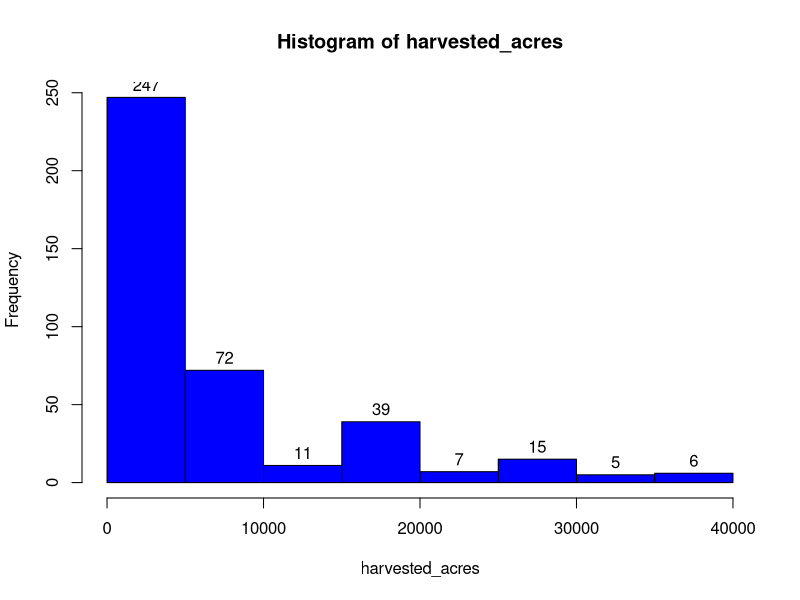
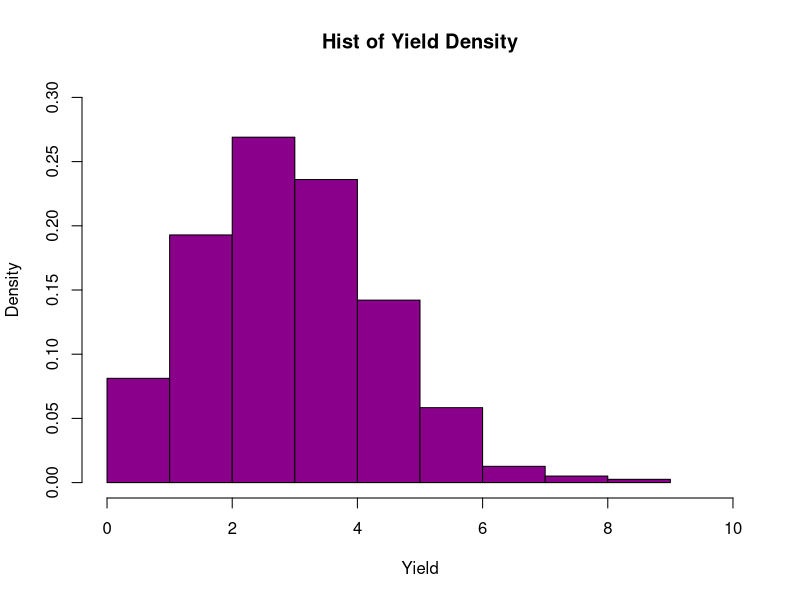
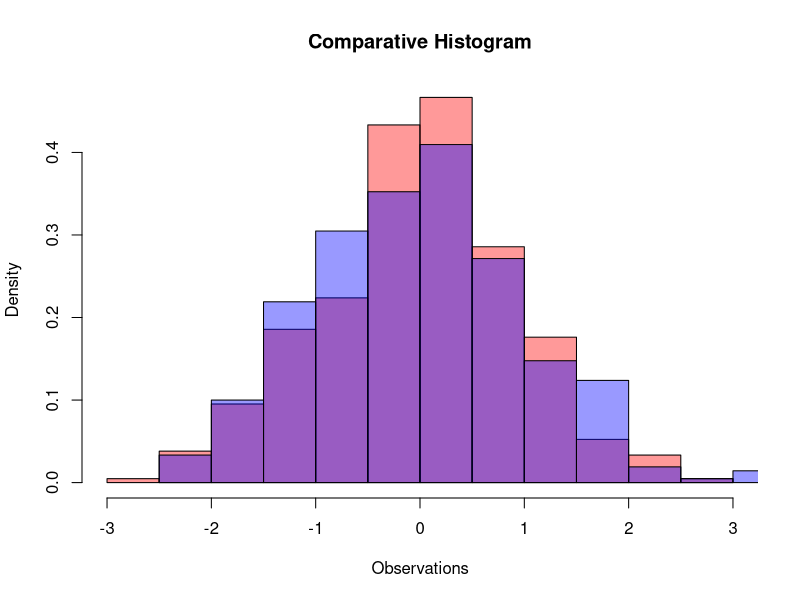
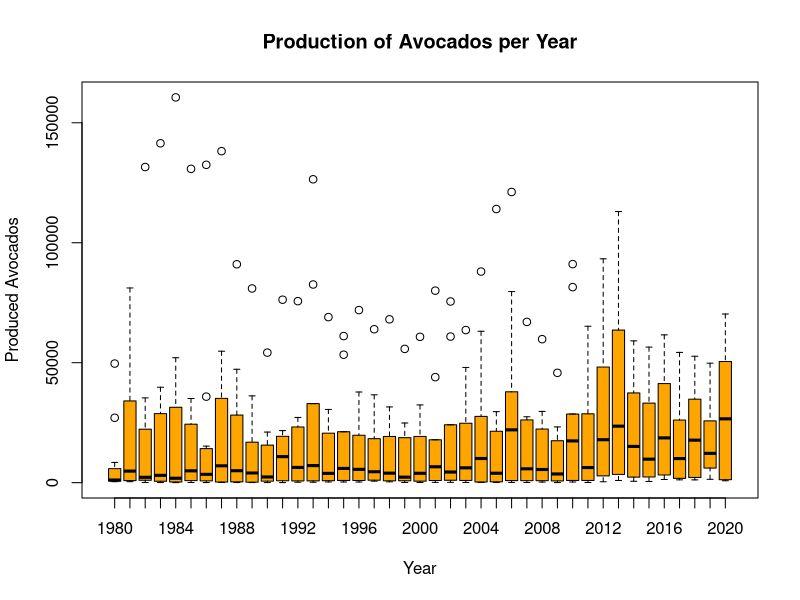
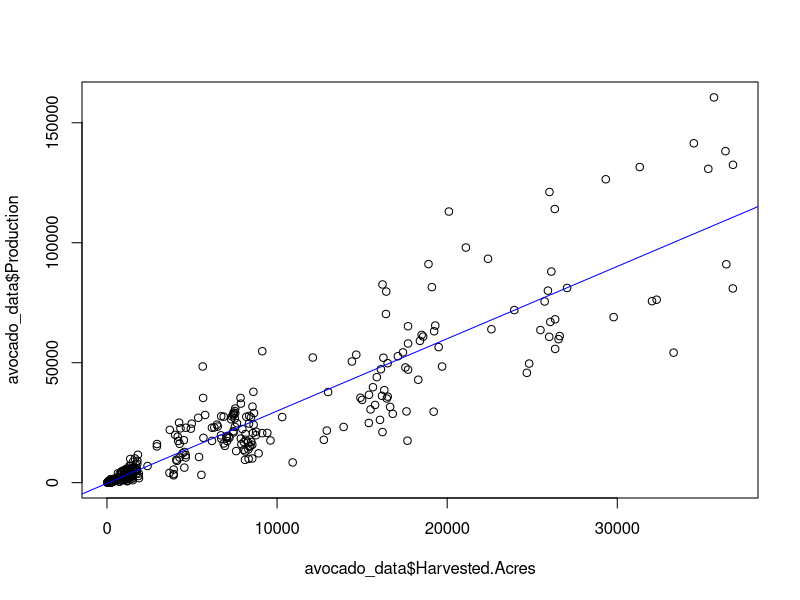

Write R code to recreate these figures, in order.
## ---- chunk 1
knitr::opts_chunk$set(echo = TRUE)
## ---- chunk 2
raw_data <- read.csv("cali_avocados.csv")
avocado_data <- data.frame(raw_data)
## ---- chunk 3
str(avocado_data)
summary(avocado_data)
## ---- chunk 4
which(is.na(avocado_data))
sum(is.na(avocado_data))
## ---- chunk 5
harvested_acres <- avocado_data$Harvested.Acres
h1 <- hist(harvested_acres, col = "blue")
text(h1$mids, h1$counts, labels = h1$counts, adj = c(0.5, -0.5))


## ---- chunk 6
hist(avocado_data$Yield, ylim = c(0, .3), main = "Hist of Yield Density",
xlab = "Yield", xlim = c(0, 10), 
col = "darkmagenta", freq = FALSE)
## ---- chunk 7
data_1 <- (rnorm(avocado_data$Harvested.Acres))
data_2 <- (rnorm(avocado_data$County))
Histogram_1 <- hist( data_1, plot = FALSE)
Histogram_2 <- hist( data_2, plot = FALSE)
plot (Histogram_1, col = rgb(1,0,0,0.4),xlab = 'Observations',freq = FALSE, main = 'Comparative Histogram')
plot (Histogram_2, xaxt = County, yaxt = Harvested.Acres,col = rgb(0,0,1,0.4), add = TRUE, freq = FALSE)
## ---- chunk 8
boxplot(Production ~ Year, data = avocado_data, col = "orange",
main = "Production of Avocados per Year", xlab = "Year", ylab =
"Produced Avocados")
## ---- chunk 9
price_mean <- mean(avocado_data$Price.P.U, na.rm = TRUE)
print(price_mean)
## ---- chunk 10
harvest_mean <- mean(avocado_data$Harvested.Acres, na.rm = TRUE)
small_harvest <- subset.data.frame(avocado_data, avocado_data$Harvested.Acres < harvest_mean)
small_harvest_price_mean <- mean(small_harvest$Price.P.U, na.rm = TRUE)
print(small_harvest_price_mean)
## ---- chunk 11
large_harvest <- subset.data.frame(avocado_data, avocado_data$Harvested.Acres > harvest_mean)
large_harvest_price_mean <- mean(large_harvest$Price.P.U, na.rm = TRUE)
print(large_harvest_price_mean)
## ---- chunk 12
t.test(x = avocado_data$Price.P.U, mu = small_harvest_price_mean)

t.test(x = avocado_data$Price.P.U, mu = large_harvest_price_mean)
## ---- chunk 13
plot(avocado_data$Harvested.Acres, avocado_data$Production)
## ---- chunk 14
acres_production_regression <- lm(Production ~ Harvested.Acres,
  data = avocado_data)
summary(acres_production_regression)
## ---- chunk 15
abline(acres_production_regression, col = "blue")
